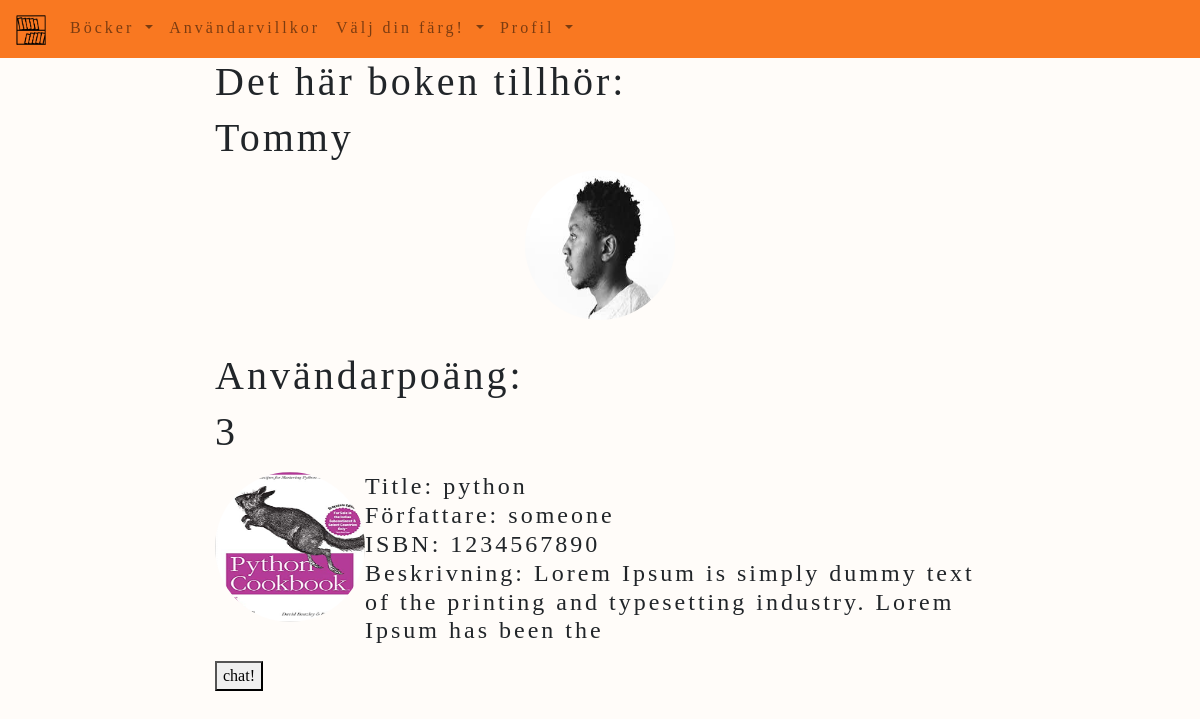
The page /book-file/1 (signed in) on the database its author committed.
### website/models.py (models this page shows)
class User(db.Model, UserMixin):
    id = db.Column(db.Integer, primary_key = True)
    email = db.Column(db.String(150), unique = True)
    password = db.Column(db.String(150))
    first_name = db.Column(db.String(150))
    books = db.relationship('Book', backref = 'user')
    bio = db.Column(db.String(30000))
    profile_pic = db.Column(db.String())
    score = db.Column(db.Integer, default = 0)
    favorite_books = db.relationship('Book', secondary=favorites, backref=db.backref('favorited_by', lazy='dynamic'))
    reading_challenges = db.relationship('ReadingChallenge', back_populates='user')  # Ny rad för relationen

class Book(db.Model):
    id = db.Column(db.Integer, primary_key = True)
    title = db.Column(db.String(150))
    author = db.Column(db.String(150))
    isbn = db.Column(db.String(150))
    review = db.Column(db.String(30000))
    user_id = db.Column(db.Integer, db.ForeignKey('user.id'))
    cover_pic = db.Column(db.String())

### website/views.py (the view)
@views.route('/book-file/<int:book_id>', methods=['GET'])
@login_required
def book_file(book_id):
    book = Book.query.get(book_id)
    id_owner = book.user_id
    user = User.query.filter_by(id=current_user.id).first()
    owner = User.query.filter_by(id=id_owner).first()
    return render_template('book_page.html', book=book, user = user, owner= owner)

### website/templates/book_page.html (shortened to what this page needs)
{% extends "base.html" %}
{% block content %}
<div id="book-page">
    <h1>Det här boken tillhör: </h1>
    <h1>{{owner.first_name}}</h1>
    <div id="user-pic">
    {% if owner.profile_pic %}
    <img src="{{url_for('static', filename='images/' + owner.profile_pic)}}" alt="profile_img" class="rounded-circle" align="right">
    {%else%}
    <img src="{{url_for('static', filename='images/emty_profile.jpg')}}" alt="profile_img" class="rounded-circle" align="right">
    {%endif%}
  </div>
  <div id="user-points">
    <p><h1>Användarpoäng:</h1>
      {% if owner.score %}
      <h1>{{owner.score}}</h1>
      {%else%}
      <h1>0</h1>
      {%endif%}
    </p>
  </div>
  {% if book.cover_pic %}
  <img src="{{url_for('static', filename='images/' + book.cover_pic)}}" alt="#" class="rounded-circle" align="left">
  {%else%}
  <img src="{{url_for('static', filename='images/emty_profile.jpg')}}" alt="#" class="rounded-circle" align="left">
  {%endif%}
  <p><h4>Title:  {{book.title}} </br> Författare:  {{book.author}}</br> ISBN: {{book.isbn}} </br>
        Beskrivning:
        {% if book.review|length > 100 %}
            {{ book.review[:100] }}
        {% else %}
            {{ book.review }}
        {% endif %}</h4></p>
  {% if owner.id != user.id%}
    <div>
      <form action="/chat/{{ owner.id }}" method="POST">
        <button type="submit">chat!</button>
      </form>
      {%else%}
      <h1> Boken är redan din </h1>
      {%endif%}
    </div>
</div>
{% endblock %}

### website/static/styles/style.css (style rules this page uses)
body { background-color: #fffcf9; font-family: "Palatino Linotype", "Book Antiqua", Palatino, serif; letter-spacing: 3px; }
#user-pic { grid-area: user-pic; display: flex; justify-content: center; align-items: center; margin-bottom: 1em; }
#user-points { grid-area: user-points; margin-top:2em; }
.rounded-circle { width:150px; height:150px; }

### rows shown on the page
User: first_name "Tommy", profile_pic (picture), score "3"
Book: cover_pic (picture), title "python", author "someone", isbn "1234567890", review "Lorem Ipsum is simply dummy text of the printing and typesetting industry. Lorem Ipsum has been the"
